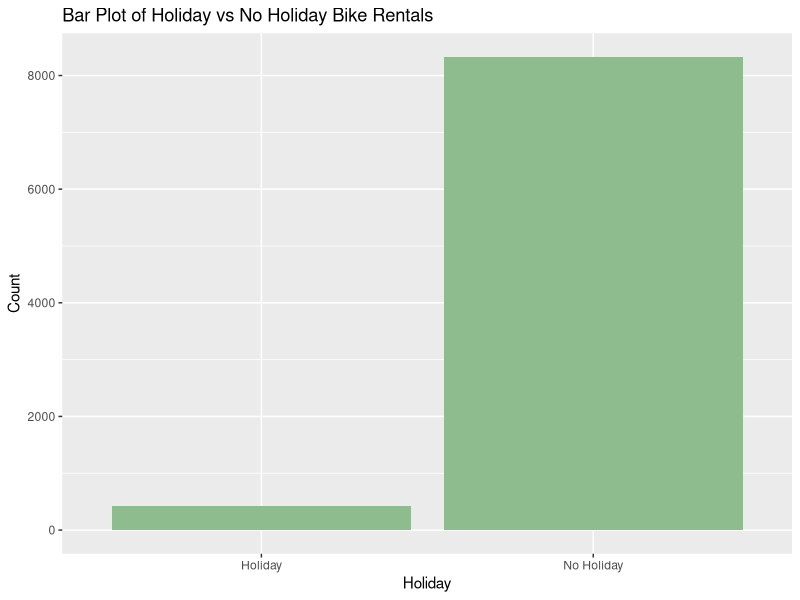
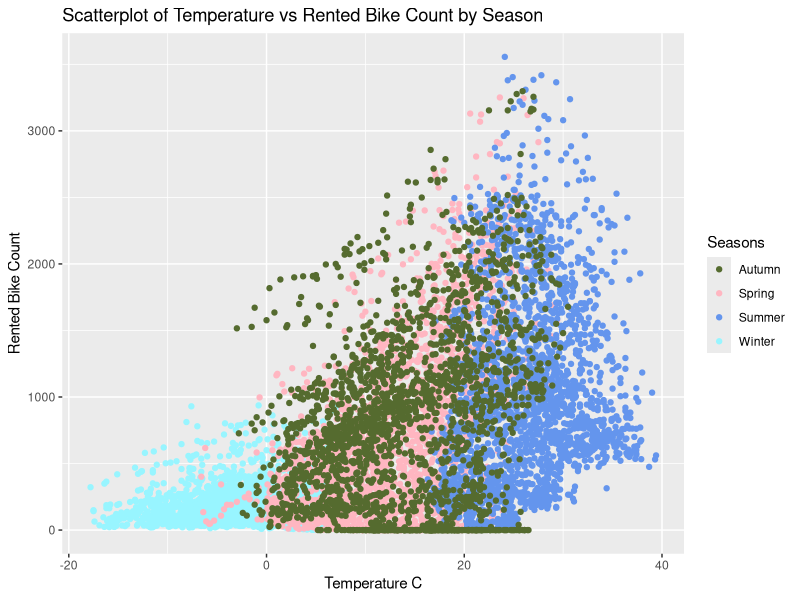
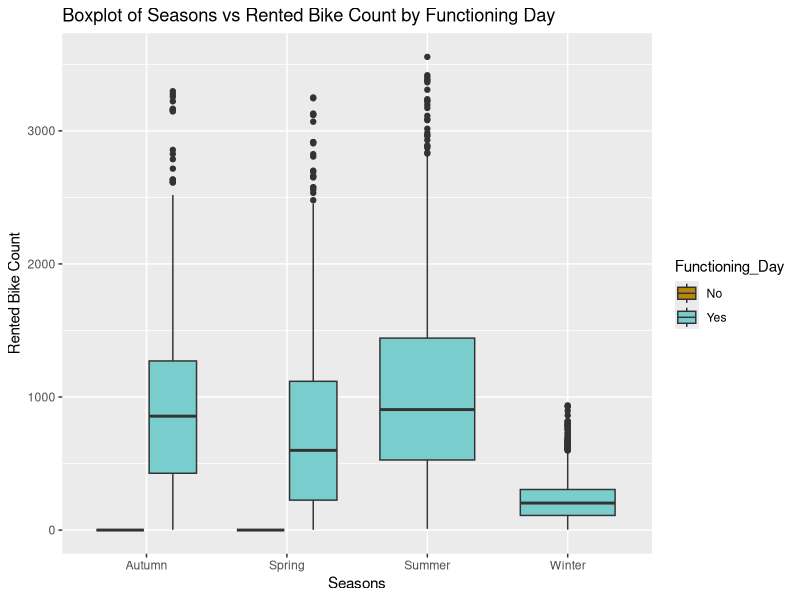
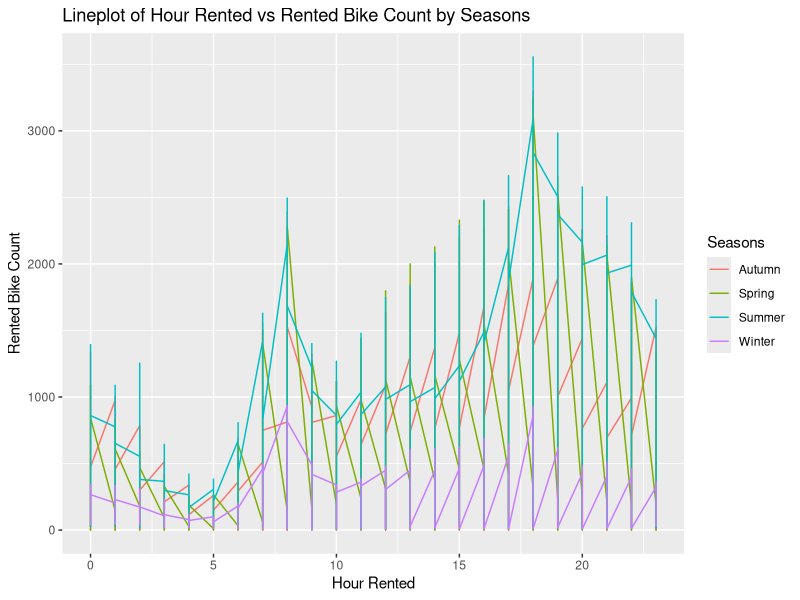
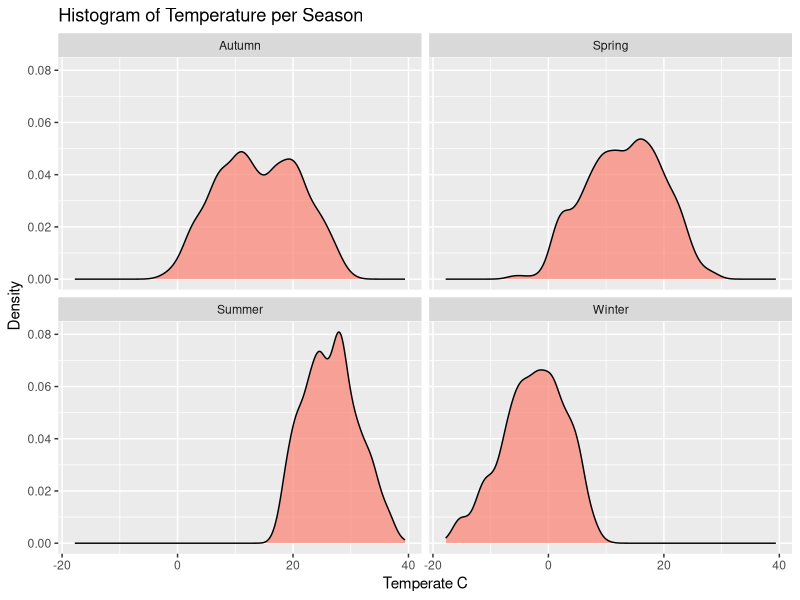
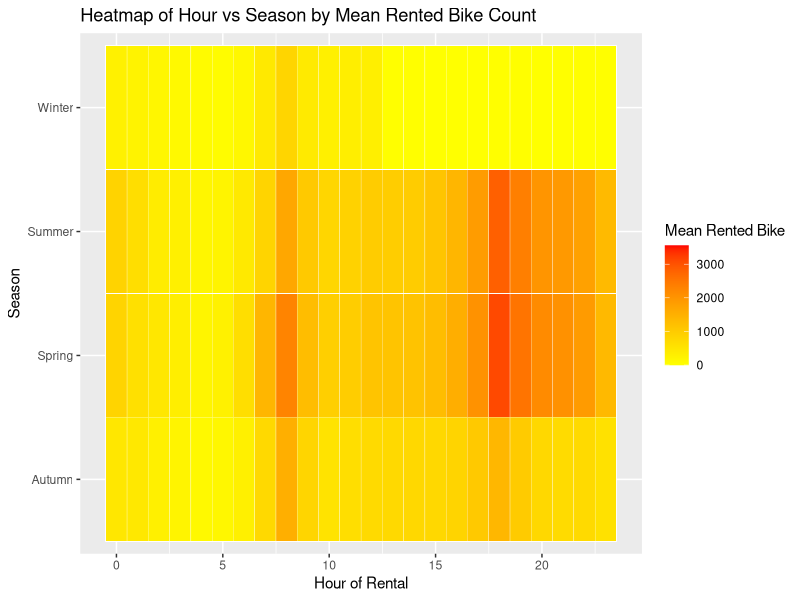

Write R code to recreate these figures, in order.
## ---- chunk 1
library(tidyverse)
library(ggplot2)

# Read in Seoul Bike Data
bike_data <- read.csv("SeoulBikeData.csv", header = TRUE, fileEncoding = "latin1")
# Tidy up column names
colnames(bike_data) <- (c("Date", "Rented_Bike_Count", "Hour", "Temperature_C", "Humidity_%", "Wind_speed_m/s", "Visibility_10m", "Dew_point_temp_C", "Solar_Radiation_MJ/m2", "Rainfall_mm", "Snowfall_cm", "Seasons", "Holiday", "Functioning_Day"))

bike_data
## ---- chunk 2
# One way contingency tables
table(bike_data$Holiday, useNA = "always")
table(bike_data$Functioning_Day)

# Two way contingency tables
table(bike_data$Holiday, bike_data$Seasons)
table(bike_data$Functioning_Day, bike_data$Seasons)
table(bike_data$Holiday, bike_data$Functioning_Day)

# Numerical summaries
bike_data |>
  summarize(across(where(is.numeric), list("Mean" = mean, "Median" = median, "SD" = sd, "IQR" = IQR), .names = "{.fn}_{.col}"))

bike_data |>
  group_by(Seasons) |>
  summarize(across(where(is.numeric), list("Mean" = mean, "Median" = median, "SD" = sd, "IQR" = IQR), .names = "{.fn}_{.col}"))

bike_data |>
  group_by(Holiday) |>
  summarize(across(where(is.numeric), list("Mean" = mean, "Median" = median, "SD" = sd, "IQR" = IQR), .names = "{.fn}_{.col}"))
## ---- chunk 3
# Plots

# Bar plot (univariate plot 1) - This plot compares Holiday vs Non Holiday bike rentals.
ggplot(bike_data, aes(x = Holiday)) + geom_bar(fill = "darkseagreen") + labs(x = "Holiday", y = "Count", title = "Bar Plot of Holiday vs No Holiday Bike Rentals")

# Scatterplot (multivariate plot 2) - This plot shows the relationship between temperature and bike rentals, indicating seasonal trends. 
ggplot(bike_data, aes(x = Temperature_C, y = Rented_Bike_Count, color = Seasons)) + geom_point() + labs(x = "Temperature C", y = "Rented Bike Count", title = "Scatterplot of Temperature vs Rented Bike Count by Season") + scale_color_manual(values = c("Winter" = "cadetblue1", "Spring" = "lightpink", "Summer" = "cornflowerblue", "Autumn" = "darkolivegreen"))

# Boxplot (multivariate plot 3) - This plot shows the distribution of rentals across seasons and days.
ggplot(bike_data, aes(x = Seasons, y = Rented_Bike_Count, fill = Functioning_Day)) + geom_boxplot() + labs(x = "Seasons", y = "Rented Bike Count", title = "Boxplot of Seasons vs Rented Bike Count by Functioning Day") + scale_fill_manual(values = c("No" = "darkgoldenrod", "Yes" = "darkslategray3"))

# Line plot (multivariate plot 4) - This plot shows hourly rental trends by season
ggplot(bike_data, aes(x = Hour, y = Rented_Bike_Count, color = Seasons)) + geom_line() + labs(x = "Hour Rented", y = "Rented Bike Count", title = "Lineplot of Hour Rented vs Rented Bike Count by Seasons")

# Histogram (multivariate plot 5 + faceting) - This plot shows the distribution of temperature per season.
ggplot(bike_data, aes(x = Temperature_C)) + geom_density(fill = "salmon", alpha = 0.7) + labs(x = "Temperate C", y = "Density", title = "Histogram of Temperature per Season") + facet_wrap(~ Seasons)

# Heatmap (multivariate plot 6 + not covered in class) - This plot shows when rentals peak throughout the day by season
ggplot(bike_data, aes(x = Hour, y = Seasons, fill = Rented_Bike_Count)) + geom_tile(color = "white") + scale_fill_gradient(low = "yellow", high = "red") + labs(x = "Hour of Rental", y = "Season", fill = "Mean Rented Bike", title = "Heatmap of Hour vs Season by Mean Rented Bike Count")
